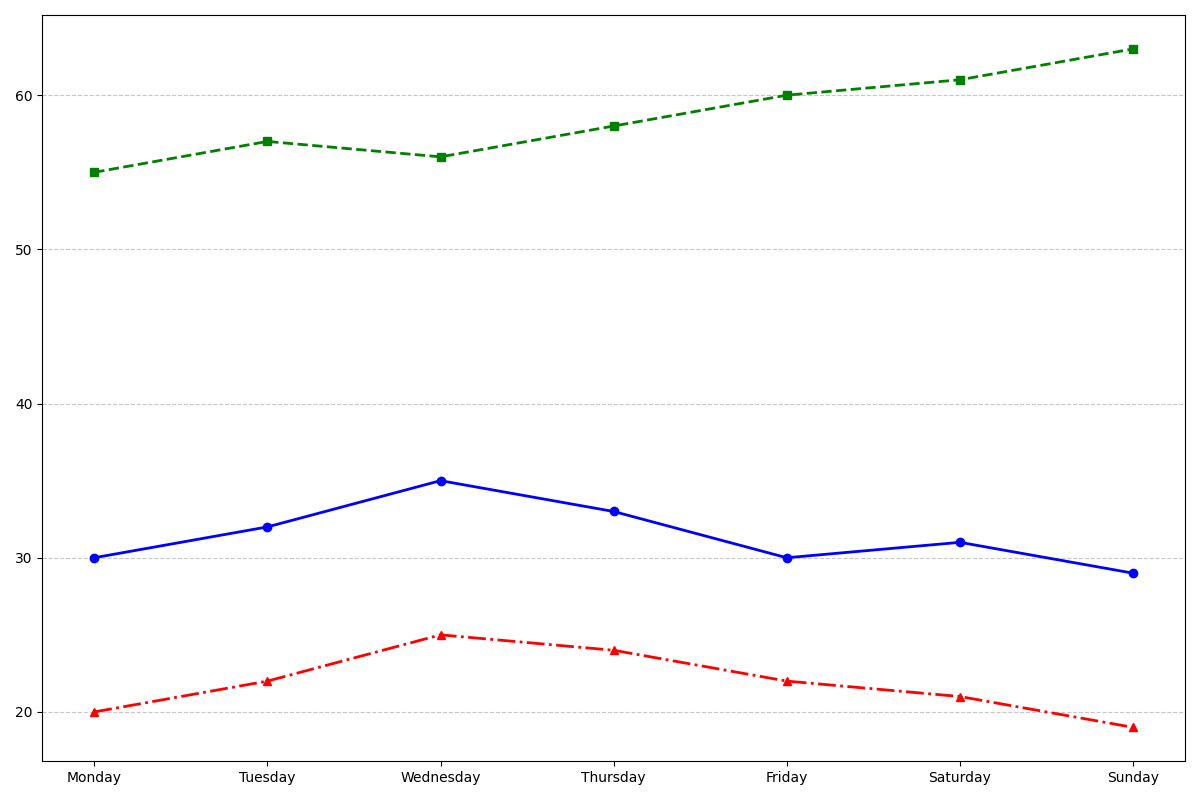

The Python source for this figure:
import matplotlib.pyplot as plt
import numpy as np

days = ['Monday', 'Tuesday', 'Wednesday', 'Thursday', 'Friday', 'Saturday', 'Sunday']

temperatures_ny = [30, 32, 35, 33, 30, 31, 29]
temperatures_la = [55, 57, 56, 58, 60, 61, 63]
temperatures_chicago = [20, 22, 25, 24, 22, 21, 19]

fig, ax = plt.subplots(figsize=(12, 8))

ax.plot(days, temperatures_ny, marker='o', linestyle='-', color='blue', linewidth=2, markersize=6)
ax.plot(days, temperatures_la, marker='s', linestyle='--', color='green', linewidth=2, markersize=6)
ax.plot(days, temperatures_chicago, marker='^', linestyle='-.', color='red', linewidth=2, markersize=6)

# Remove text annotations, labels, and titles
ax.yaxis.grid(True, linestyle='--', alpha=0.7)
ax.set_xticks(np.arange(len(days)))

plt.tight_layout()
plt.show()
